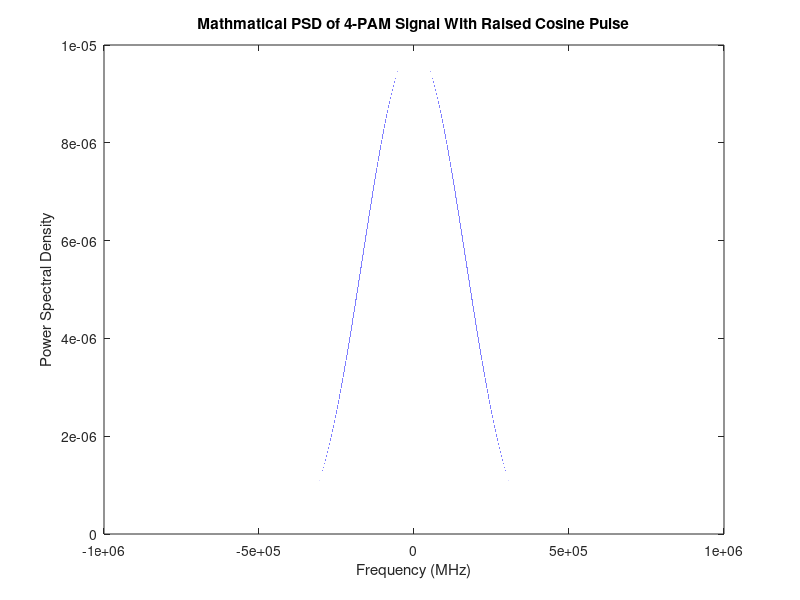

This figure's MATLAB source: (Note: this script raises an error after producing the figure.)
%This code generates a plot of PSD for a rect() function
%against bandwidth given frequency and
%bandwidth using the mathmatical and simulated approach.


%%%%%%%%%%%%%%%%%%%%%%%%%%%%%%%%%%%%%%%
%Mathmatical section
frequency = 1000000;
bandwidth = 500000;
Ts = 1/bandwidth;
frequency = linspace(-frequency, frequency, frequency);

S = zeros(1000000, 1);
S(250000:750000) = 5 / 4 * Ts * (1 + cos(pi * frequency(250000:750000) * Ts)).^2;

figure(1);
plot(frequency, S)
xlabel('Frequency (MHz)')
ylabel('Power Spectral Density')
title('Mathmatical PSD of 4-PAM Signal With Raised Cosine Pulse')
%%%%%%%%%%%%%%%%%%%%%%%%%%%%%%%%%%%%%%%
%Simulation section

fsamp = 8;%sample at 8 times data rate

%Generate raised cosine pulse with alpha = 1
delay_rc = 3;
prcos = rcosdesign( 1, delay_rc*2, fsamp);

% Generating random signal data for polar signaling
dataSize = 1000;
dataArray = zeros(dataSize, 1);
for i=1:dataSize
   rounded = round(3*rand(1));
   switch (rounded) 
       case 0
           dataArray(i) = -3;
       case 1
           dataArray(i) = -1;
       case 2
           dataArray(i) = 1;
       case 3
           dataArray(i) = 3;
   end 
end
transpose(dataArray);
upData = upsample(dataArray,fsamp);

message=conv(upData,prcos);
[Psd,f]=pwelch(message, [], [], [], 'twosided' ,fsamp);

figure(2);
figpsd2=semilogy(f-fsamp/2,fftshift(Psd));

xlabel('Frequency (1/T)')
ylabel('Power Spectral Density')
title('Simulated PSD of 4-PAM Signal With Raised Cosine Pulse')